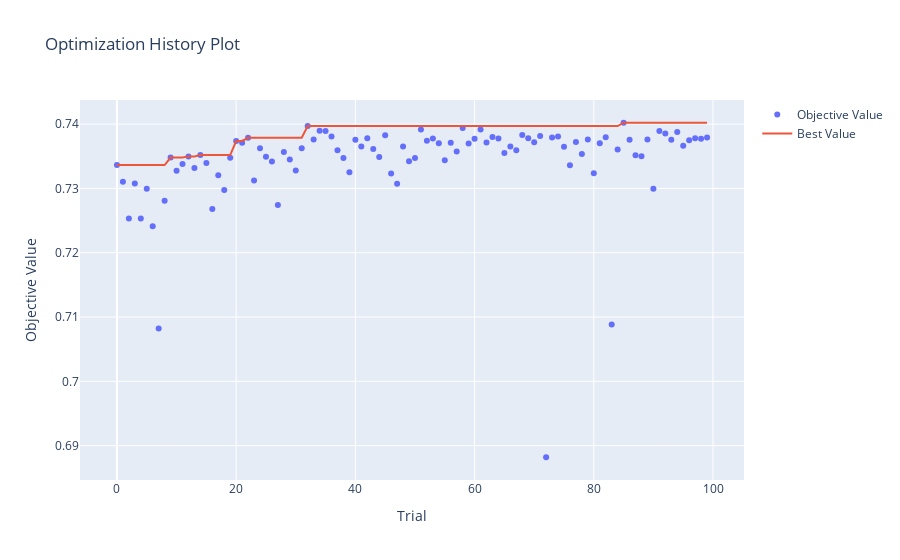

The notebook cell this image was saved under:
### Code cell
import plotly.express as px

fig = optuna.visualization.plot_optimization_history(study)
fig.show()
